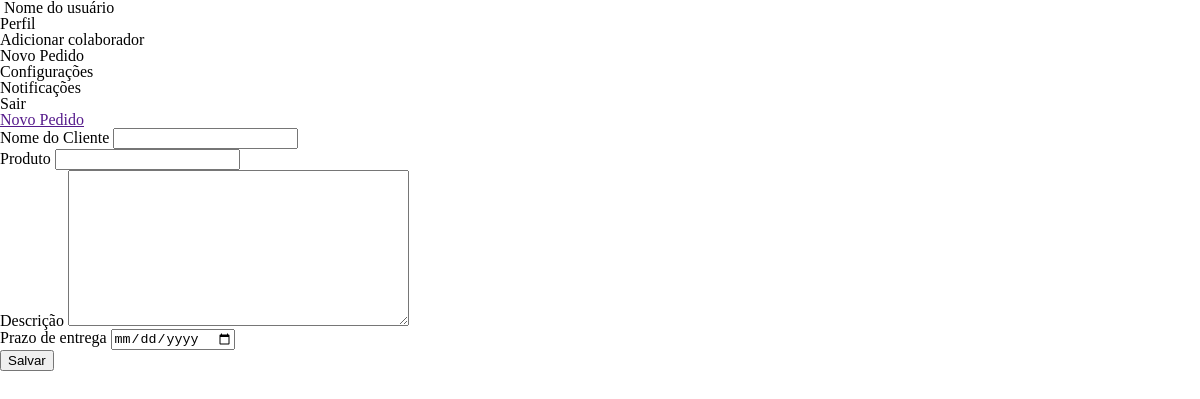
/orders/, run on an earlier commit of the app's database.
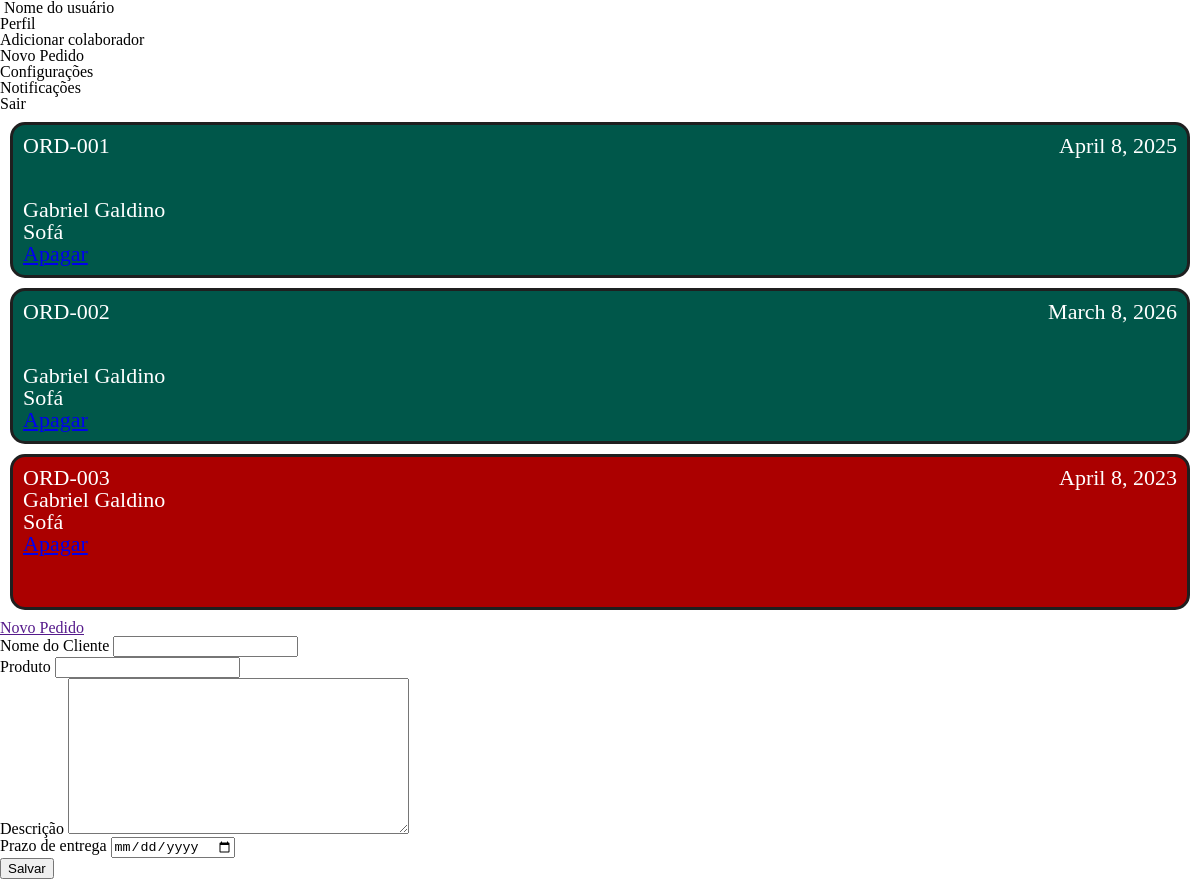
And on a later commit of the database.
### orders/models.py (models this page shows, shortened)
class Order(models.Model):
    order_number = models.CharField(max_length=10, unique=True, blank=False, null=False)
    customer_name = models.CharField(max_length=50, blank=False, null=False)
    product_name = models.CharField(max_length=50, blank=False, null=False)
    status = models.BooleanField(default=False)
    description = models.TextField(max_length=350)
    term = models.DateField(blank=False, null=False)
    created_At = models.DateField(default=date.today(), blank=False, null=False)
    updated_At = models.DateField(default=date.today(), max_length=date.today())

### orders/views.py (the view, shortened to what this page needs)
# urls.py: path('', views.create_order_view, name='orders'),
def create_order_view(request):
    form_order = OrderForm()
    orders = Order.objects.all()
    today = date.today()
    return render(request, 'index.html', {'form_order': form_order,
                                          'orders': orders,
                                          'today': today
                                          })

### orders/forms.py
class OrderForm(ModelForm):
    class Meta:
        model = Order
        fields = ['customer_name', 'product_name', 'description', 'term']
        widgets = {
            'term': forms.DateInput(attrs={
                'type':'date'
            })
        }

### templates/index.html (shortened to what this page needs)
{% load static %}
<!DOCTYPE html>
<html lang="en">
<head>
    <link rel="stylesheet" href="{% static 'styles/reset.css' %}?v=1">
</head>
<body>
    <div class="container">
        <nav>
            <div class="presentation">
                <span>Nome do usuário</span>
            </div>
        </nav>
        <div class="content">
            {% include 'menu.html' %}
            {% include 'orders.html' %}
            {% include 'new-order.html' %}
        </div>
    </div>
</body>
</html>

### orders/templates/menu.html
{% load static %}
<div class="menu">
    <ul class="menu-itens">
        <li class="menu-item">Perfil</li>
        <li class="menu-item">Adicionar colaborador</li>
        <li class="menu-item">Novo Pedido</li>
        <li class="menu-item">Configurações</li>
        <li class="menu-item">Notificações</li>
        <li class="menu-item">Sair</li>
    </ul>
</div>

### orders/templates/orders.html
{% load static %}
{% block 'css' %}
    <link rel="stylesheet" href="{% static 'styles/orders.css' %}">
{% endblock %}
<div class="orders">
    {% for order in orders %}
        {% if order.term <= today %}
            <div class="order-expired">
                <div class="row">
                    <p>{{order.order_number}}</p>
                    <p>{{order.term}}</p>
                </div>
                <div class="row-details">
                    <p>{{order.customer_name}}</p>
                    <p>{{order.product_name}}</p>
                    <a href="{% url 'remove_order' order.order_number %}">Apagar</a>
                </div>
            </div>
        {% else %}
            <div class="order">
                <div class="row">
                    <p>{{order.order_number}}</p>
                    <p>{{order.term}}</p>
                </div>
                <div class="row-details">
                    <p>{{order.customer_name}}</p>
                    <p>{{order.product_name}}</p>
                    <a href="{% url 'remove_order' order.order_number %}">Apagar</a>
                </div>
            </div>
        {% endif %}
    {% endfor %}
</div>

### orders/templates/new-order.html (shortened to what this page needs)
{% load static %}
<a href="">Novo Pedido</a>
<div class="new-order">
    <form method="POST">
        <div class="input-group">
            <label for="customer_name">Nome do Cliente</label>
            {{form_order.customer_name}}
        </div>
        <div class="input-group">
            <label for="product_name">Produto</label>
            {{form_order.product_name}}
        </div>
        <div class="input-group">
            <label for="description">Descrição</label>
            {{form_order.description}}
        </div>
        <div class="input-group">
            <label for="term">Prazo de entrega</label>
            {{form_order.term}}
        </div>
        <button type="submit">Salvar</button>
    </form>
</div>

### orders/static/styles/orders.css (style rules this page uses)
.order, .row, .row-details { display: flex; }
.row, .order { justify-content: space-between; }
.order, .order-expired { flex-direction: column; margin: 10px; padding: 10px; height: 130px; font-size: 22px; background-color: rgb(0, 87, 74); border: solid 3px rgb(31, 31, 31); border-radius: 15px; color: white; }
.order-expired { background-color: rgb(171, 0, 0) !important; }
.row { flex-direction: row; }
.row-details { flex-direction: column; }

What changed in the data, as far as the page shows it:
added Order: order_number "ORD-001", term "April 8, 2025", customer_name "Gabriel Galdino", product_name "Sofá"
added Order: order_number "ORD-002", term "March 8, 2026", customer_name "Gabriel Galdino", product_name "Sofá"
added Order: order_number "ORD-003", term "April 8, 2023", customer_name "Gabriel Galdino", product_name "Sofá"
